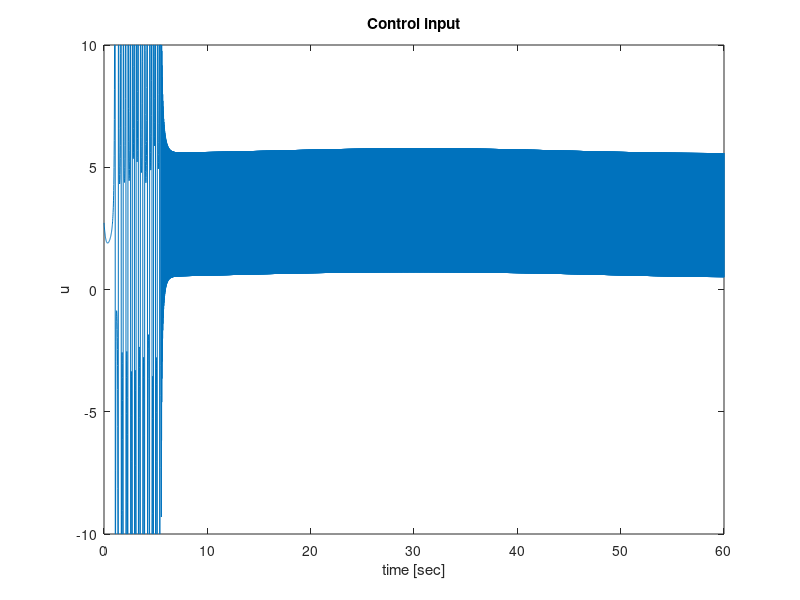
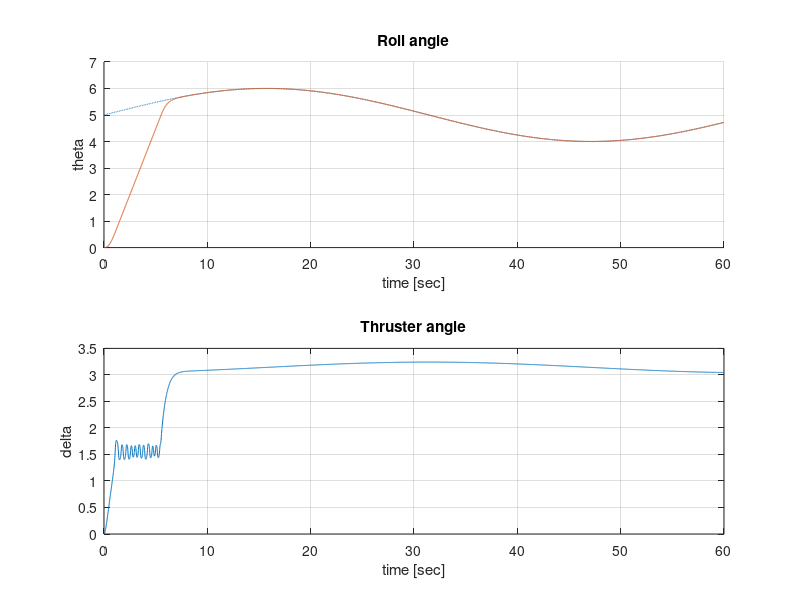

The MATLAB source for these figures, in order:
clear all; close all; clc;

% simulation setting
tspan = 0.01;
t = 0:tspan:60;
N = size(t,2);

% variable
mu = 1;
xi = 2;
w_n = 2;

a = xi*w_n;
b = w_n^2;

% desired theta
% theta = sin(w*t)
w = 0.1;
theta = sin(w*t)+5;
theta_dot = w*cos(w*t);
theta_ddot = -w^2*sin(w*t);
theta_dddot = -w^3*cos(w*t);

x = zeros(3,N);
y = zeros(1,N);
y_dot = zeros(1,N);
y_ddot = zeros(1,N);
y_dddot = zeros(1,N);
int_y = zeros(1,N);
u = zeros(1,N);
s = zeros(1,N);
f = zeros(1,N);
g = zeros(1,N);

% control parameter
k = 10;
lambda = 3;

for i = 1:N
    y(i) = x(1,i) - theta(i);
    y_dot(i) = mu*sin(x(2,i)) - theta_dot(i);
    y_ddot(i) = mu*x(3,i)*cos(x(2,i)) - theta_ddot(i);
    s(i) = y_ddot(i) + 2*lambda*y_dot(i) + lambda^2*y(i);
    f(i) = -a*mu*x(3,i)*cos(x(2,i)) - b*mu*x(2,i)*cos(x(2,i)) - mu*x(3,i)^2*sin(x(2,i)) - theta_dddot(i) + 2*lambda*y_ddot(i) + lambda^2*y_dot(i);
    g(i) = b*mu*cos(x(2,i));
    
    u(i) = (1/g(i))*(-f(i) - k*sign(s(i)));
    if u(i)>10
        u(i) = 10;
    else if u(i)<-10
            u(i) = -10;
        end
    end
    
    % update
    x(3,i+1) = x(3,i) + tspan*(-a*x(3,i) - b*x(2,i) + b*u(i));
    x(2,i+1) = x(2,i) + tspan*x(3,i);
    x(1,i+1) = x(1,i) + tspan*(mu*sin(x(2,i)));
    
end

%% plots
figure(1);
plot(t,u)
title('Control input');
xlabel('time [sec]');
ylabel('u');

figure(2);
subplot(2,1,1)
hold on
plot(t,theta,'--')
plot(t,x(1,1:end-1))
grid on
hold off
title('Roll angle');
xlabel('time [sec]');
ylabel('theta');

subplot(2,1,2)
plot(t,x(2,1:end-1))
grid on
title('Thruster angle');
xlabel('time [sec]');
ylabel('delta');
